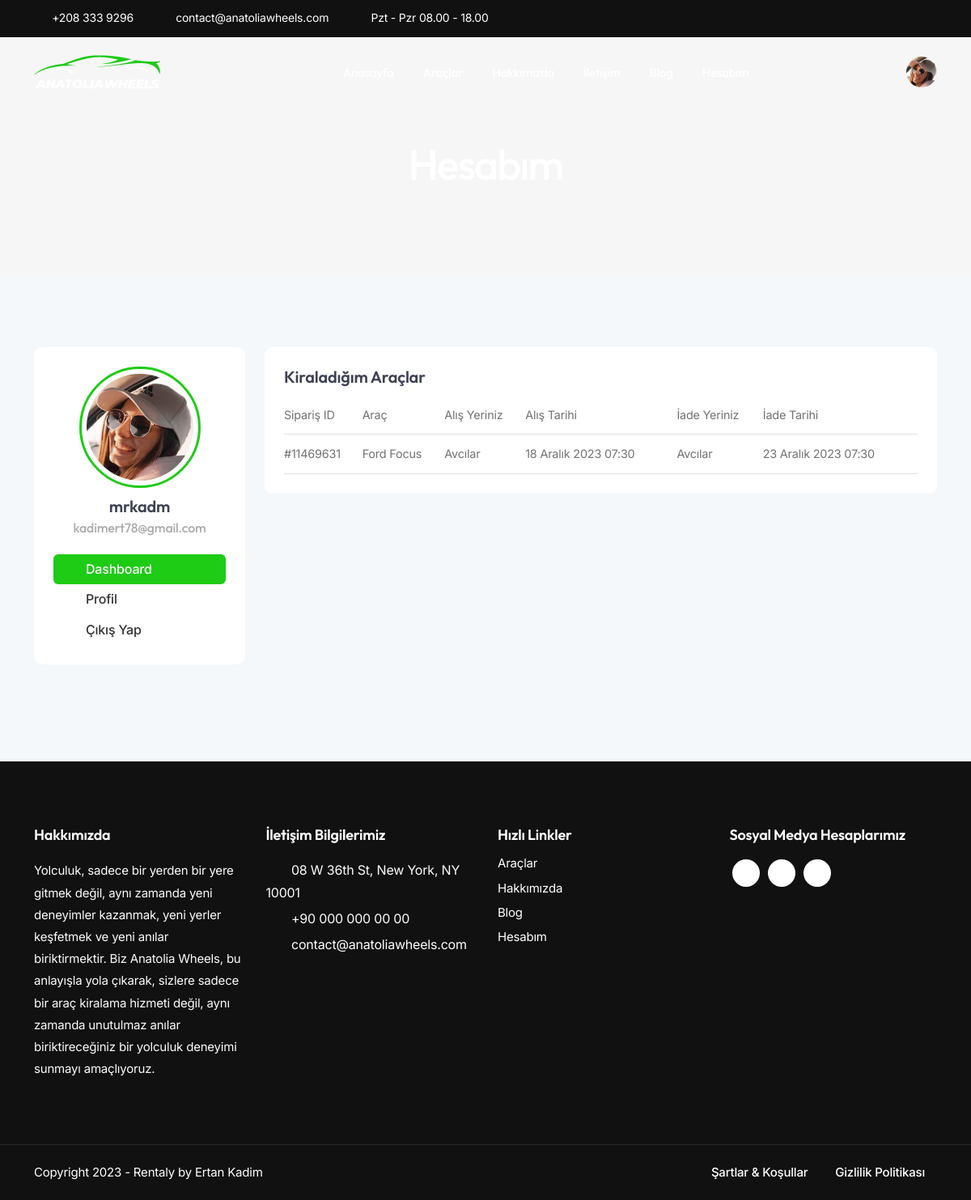
The page /account-dashboard/ (signed in) on the database as committed earlier.
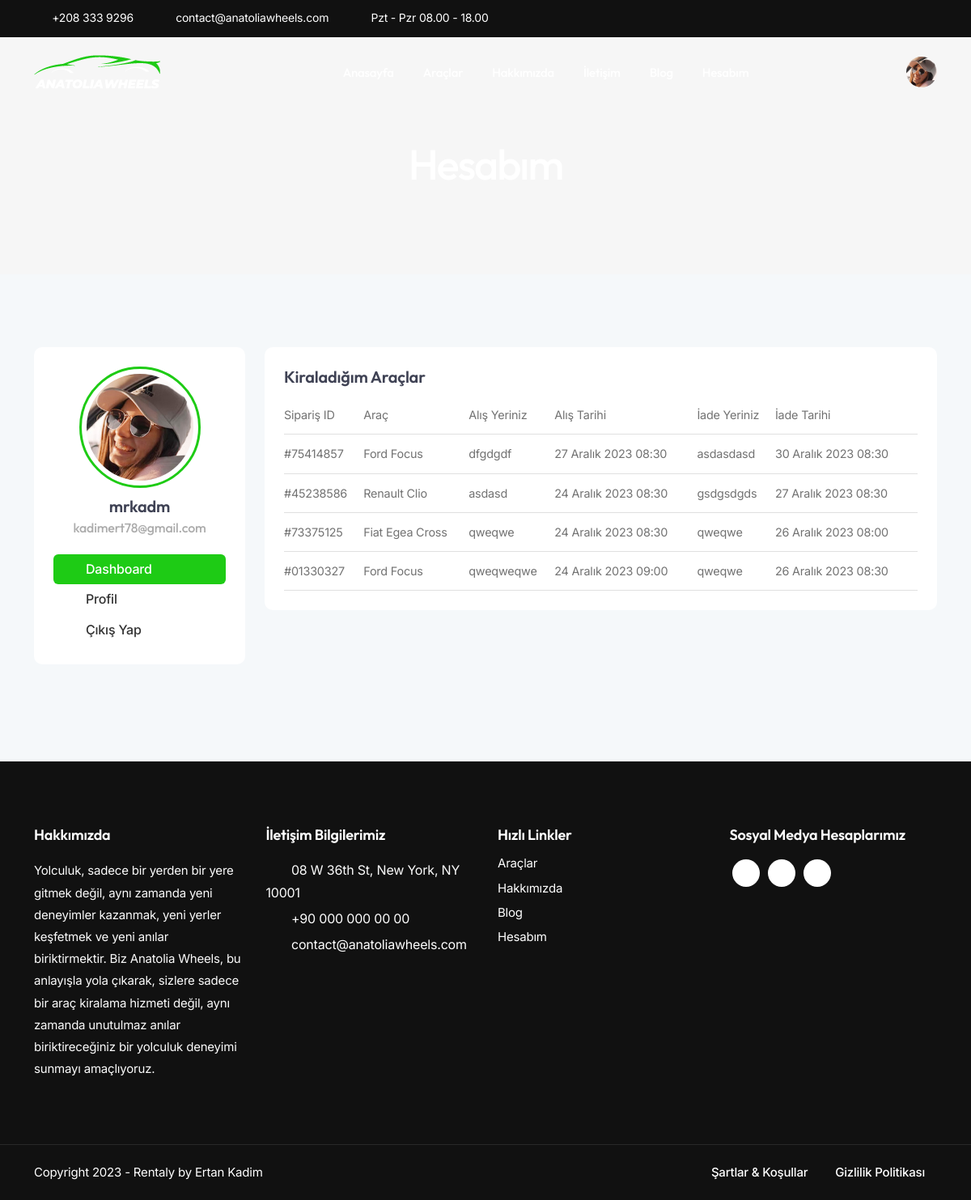
The same page on the database as committed later.
### rentacar/models.py (models this page shows, shortened)
class Booking(models.Model):
    user = models.ForeignKey(settings.AUTH_USER_MODEL, on_delete=models.CASCADE, verbose_name="Kullanıcı Adı")
    car = models.ForeignKey(Car, on_delete=models.CASCADE)
    start_date = models.DateField(blank=True, verbose_name="Alış Tarihi")
    start_time = models.TimeField(blank=True, verbose_name="Alış Saati")
    return_date = models.DateField(blank=True, verbose_name="Teslim Tarihi")
    return_time = models.TimeField(blank=True, verbose_name="Teslim Saati")
    pickup_location = models.CharField(blank=True, max_length=255, verbose_name="Alış Yeri")
    dropoff_location = models.CharField(blank=True, max_length=255, verbose_name="Teslim Yeri")
    orderid = models.CharField(max_length=9, unique=True, verbose_name="Sipariş ID")
    class Meta:
        verbose_name = "Rezervasyon"
        verbose_name_plural = "Rezervasyonlar"
        ordering = ['-id']

class Car(models.Model):
    brand = models.ForeignKey(Brand, on_delete=models.CASCADE, verbose_name="Marka")
    series = models.ForeignKey(Series, on_delete=models.CASCADE, verbose_name="Seri")
    model = models.ForeignKey(Model, on_delete=models.CASCADE, verbose_name="Model")
    year = models.PositiveIntegerField(validators=[validate_year], verbose_name="Yıl")
    is_available = models.BooleanField(default=False, verbose_name="Kiralık Mı?")
    is_damaged = models.BooleanField(default=False, verbose_name="Hasarlı Mı?")
    vehicle_type = models.ForeignKey(VehicleType, on_delete=models.SET_NULL, null=True, verbose_name="Araç Tipi")
    case_type = models.ForeignKey(CaseType, on_delete=models.SET_NULL, null=True, verbose_name="Kasa Tipi")
    km = models.PositiveBigIntegerField(
        verbose_name="Kilometre"
    )
    fuel_type = models.ForeignKey(FuelType, on_delete=models.SET_NULL, null=True, verbose_name="Yakıt Türü")
    transmission_type = models.ForeignKey(TransmissionType, on_delete=models.SET_NULL, null=True, verbose_name="Vites Türü")
    number_of_doors = models.PositiveSmallIntegerField(verbose_name="Kapı Sayısı")
    number_of_seats = models.PositiveSmallIntegerField(null=True, verbose_name="Koltuk Sayısı")
    luggage_volume = models.PositiveIntegerField(verbose_name="Bagaj Hacmi")
    color = models.CharField(max_length=50, verbose_name="Renk")
    price_per_day = models.DecimalField(
        max_digits=9,
        decimal_places=2,
        validators=[MinValueValidator(0)],
        verbose_name="Günlük Fiyat"
    )
    image1 = models.URLField(null=True, blank=True, verbose_name="1. Fotoğrak Linki")
    image2 = models.URLField(null=True, blank=True, verbose_name="2. Fotoğrak Linki")
    image3 = models.URLField(null=True, blank=True, verbose_name="3. Fotoğrak Linki")
    image4 = models.URLField(null=True, blank=True, verbose_name="4. Fotoğrak Linki")
    plate_number = models.CharField(max_length=11, unique=True, verbose_name="Plaka Numarası", null=True, blank=True)
    unique_id = models.UUIDField(default=uuid.uuid4, editable=False, unique=True)
    slug = AutoSlugField(populate_from='get_slug', unique=True, verbose_name="Slug")
    created_at = models.DateTimeField(auto_now_add=True, null=True, verbose_name="Oluşturulma Tarihi")
    updated_at = models.DateTimeField(auto_now=True, null=True, verbose_name="Güncellenme Tarihi")
    def get_slug(self):
        slug = f"{self.brand.name}-{self.series.name}-{self.model.name}-{self.year}-{self.unique_id}"
        return slug
    class Meta:
        verbose_name = "Araba"
        verbose_name_plural = "Arabalar"
        ordering = ['-id']

class Brand(models.Model):
    name = models.CharField(max_length=100, verbose_name="Marka Adı")
    def __str__(self):
        return self.name
    class Meta:
        verbose_name = "Marka"
        verbose_name_plural = "Markalar"
        ordering = ['name']

class Series(models.Model):
    brand = models.ForeignKey(Brand, on_delete=models.CASCADE, related_name='series')
    name = models.CharField(max_length=100, verbose_name="Seri Adı")
    def __str__(self):
        return self.name
    class Meta:
        verbose_name = "Seri"
        verbose_name_plural = "Seriler"
        ordering = ['name']

### rentacar/views.py (the view)
# urls.py: path('account-dashboard/', views.account_dashboard, name='account_dashboard'),
@login_required
def account_dashboard(request):
    title = 'Hesabım'
    bookings = Booking.objects.filter(user=request.user)  # Kullanıcının rezervasyonlarını çek
    return render(request, 'pages/account_dashboard.html', {
        'title': title,
        'bookings': bookings,
    })

### templates/pages/account_dashboard.html (shortened to what this page needs)
{% extends 'base.html' %}
{% load static %}
{% load tz %}
{% block content %}
<div class="no-bottom no-top zebra" id="content">
    <section id="subheader" class="jarallax text-light">
        <div class="center-y relative text-center">
            <div class="container">
                <div class="row">
                    <div class="col-md-12 text-center">
                        <h1>Hesabım</h1>
                    </div>
                </div>
            </div>
        </div>
    </section>
    <section id="section-cars" class="bg-gray-100">
        <div class="container">
            <div class="row">
                <div class="col-lg-3 mb30">
                    <div class="card p-4 rounded-5">
                        <div class="profile_avatar">
                            <div class="profile_img">
                                <img src="{% static 'images/profile/1.jpg' %}" alt="">
                            </div>
                            <div class="profile_name">
                                <h4>
                                  {{ user.get_full_name|default:user.username }}
                                  <span class="profile_username text-gray">{{ user.email }}</span>
                                </h4>
                            </div>
                        </div>
                        <div class="spacer-20"></div>
                        <ul class="menu-col">
                            <li><a href="{% url 'account_dashboard' %}" class="active"><i class="fa fa-home"></i>Dashboard</a></li>
                            <li><a href="{% url 'account_profile' %}"><i class="fa fa-user"></i>Profil</a></li>
                            <li><a href="{% url 'user_logout' %}"><i class="fa fa-sign-out"></i>Çıkış Yap</a></li>
                        </ul>
                    </div>
                </div>
                <div class="col-lg-9">
                  <div class="card p-4 rounded-5 mb25">
                      <h4>Kiraladığım Araçlar</h4>
                      <table class="table de-table">
                          <thead>
                              <tr>
                                  <th scope="col">Sipariş ID</th>
                                  <th scope="col">Araç</th>
                                  <th scope="col">Alış Yeriniz</th>
                                  <th scope="col">Alış Tarihi</th>
                                  <th scope="col">İade Yeriniz</th>
                                  <th scope="col">İade Tarihi</th>
                              </tr>
                          </thead>
                          <tbody>
                              {% for booking in bookings %}
                              <tr>
                                  <td>{{ booking.orderid }}</td>
                                  <td>{{ booking.car.brand }} {{ booking.car.series }}</td>
                                  <td>{{ booking.pickup_location }}</td>
                                  <td>{{ booking.start_date }} {{ booking.start_time }}</td>
                                  <td>{{ booking.dropoff_location }}</td>
                                  <td>{{ booking.return_date }} {{ booking.return_time }}</td>
                              </tr>
                              {% empty %}
                              <tr>
                                  <td colspan="6">Henüz kiralık bir aracınız yok.</td>
                              </tr>
                              {% endfor %}
                          </tbody>
                      </table>
                  </div>
              </div>
            </div>
        </div>
    </section>
</div>
{% endblock %}

Rows that differ between the two databases and show on the page:
removed Booking: orderid "#11469631", car.brand "Ford", car.series "Focus", pickup_location "Avcılar", start_date "18 Aralık 2023", start_time "07:30", dropoff_location "Avcılar", return_date "23 Aralık 2023", return_time "07:30"
added Booking: orderid "#75414857", car.brand "Ford", car.series "Focus", pickup_location "dfgdgdf", start_date "27 Aralık 2023", start_time "08:30", dropoff_location "asdasdasd", return_date "30 Aralık 2023", return_time "08:30"
added Booking: orderid "#45238586", car.brand "Renault", car.series "Clio", pickup_location "asdasd", start_date "24 Aralık 2023", start_time "08:30", dropoff_location "gsdgsdgds", return_date "27 Aralık 2023", return_time "08:30"
added Booking: orderid "#73375125", car.brand "Fiat", car.series "Egea Cross", pickup_location "qweqwe", start_date "24 Aralık 2023", start_time "08:30", dropoff_location "qweqwe", return_date "26 Aralık 2023", return_time "08:00"
added Booking: orderid "#01330327", car.brand "Ford", car.series "Focus", pickup_location "qweqweqwe", start_date "24 Aralık 2023", start_time "09:00", dropoff_location "qweqwe", return_date "26 Aralık 2023", return_time "08:30"
